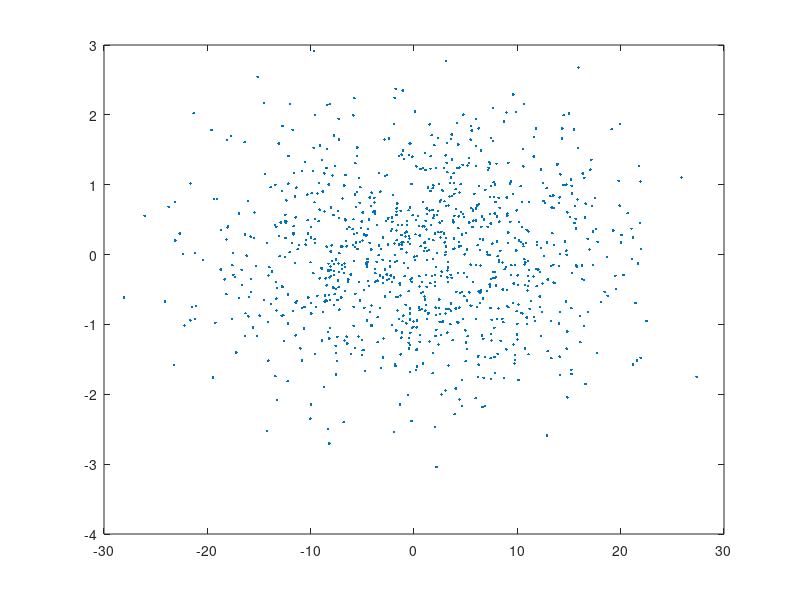

Write MATLAB code to recreate this figure. (Note: this script raises an error after producing the figure.)
clc;
clear;
close all;

a = 10*randn(1000,1);
b = randn(1000,1);
plot(a,b,'.');
%R = randi(100,2,2)*.001;
R = [cosd(75) -sind(75); sind(75) cosd(75)];
G= R*[a,b]';
x=G(1,:);
y=G(2,:);
hold on; 
plot(x,y,'G.');
[coeff]=pca([x;y]');
coeff
R
G1=coeff*[x;y];
hold on;
plot(G1(1,:),G1(2,:),'r.')